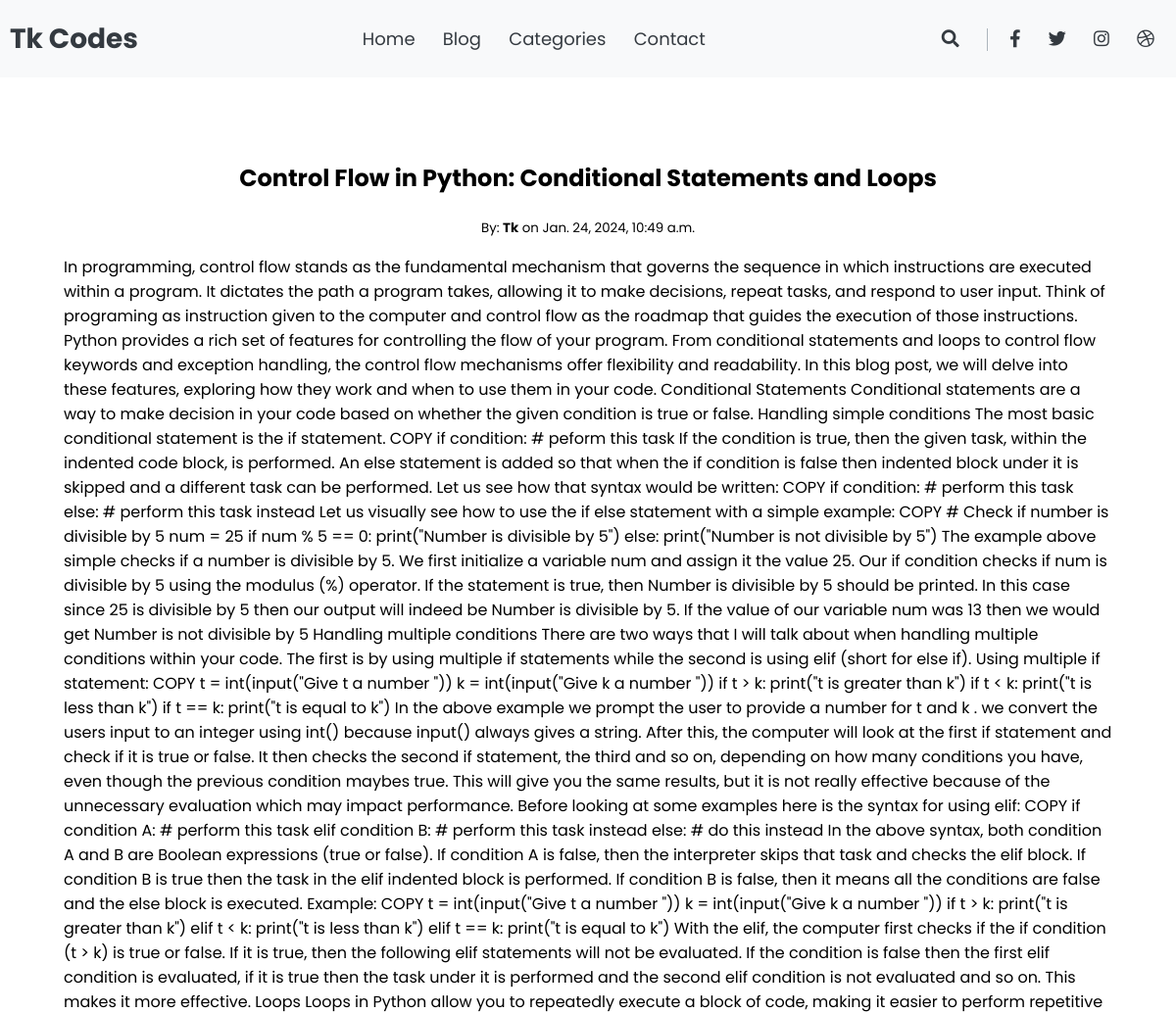
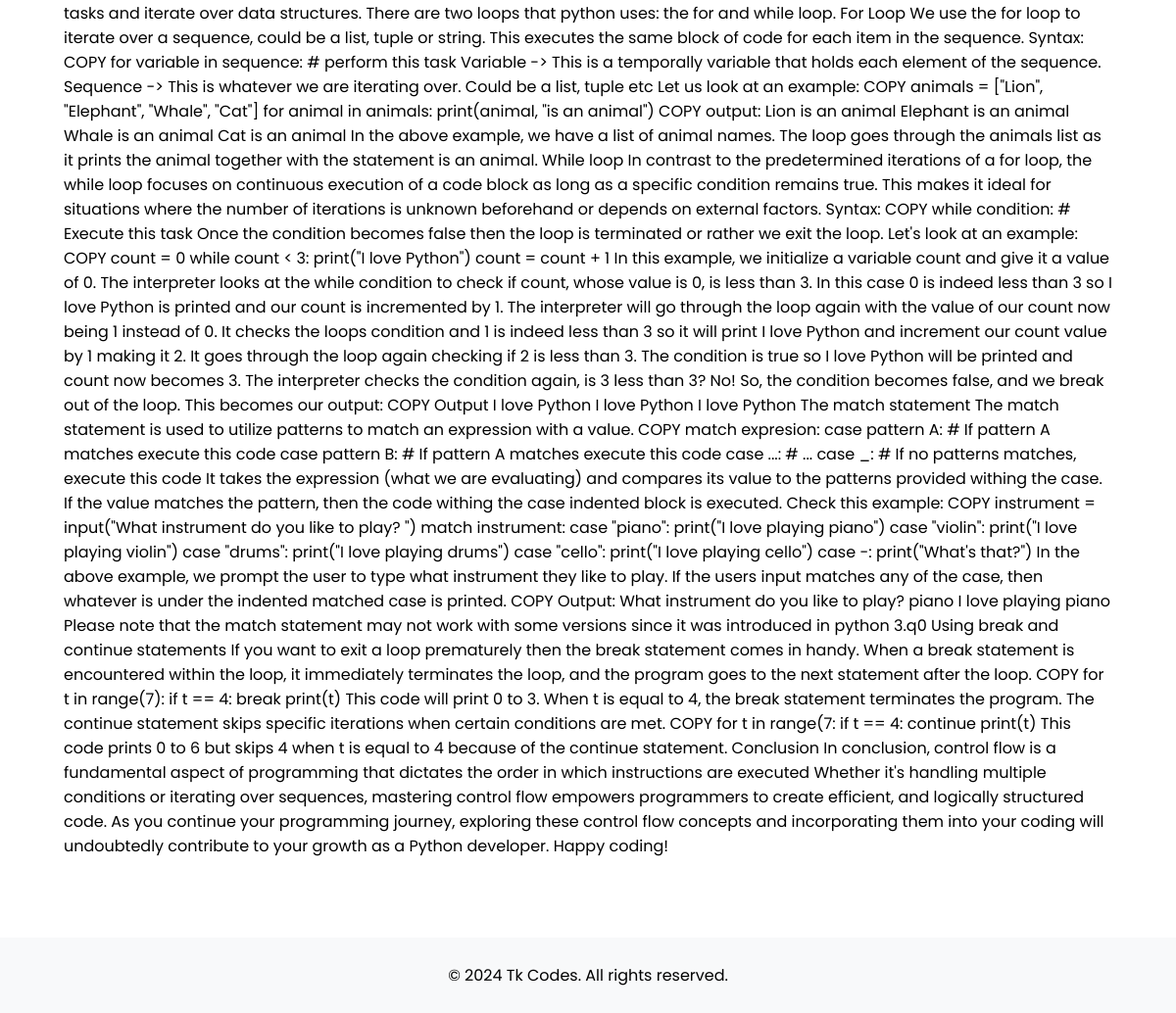
/control-flow-in-python-conditional-statements-and-loops, run on the app's committed database (2 pictures, top to bottom).
### blog/models.py (models this page shows, shortened)
class Post(models.Model):
    STATUS = (
        ('draft', 'Draft'),
        ('publish', 'Publish'),
    )
    title = models.CharField(max_length=200)
    slug = models.SlugField(max_length=200)
    author = models.ForeignKey(User, on_delete=models.CASCADE)
    updated_on = models.DateTimeField(auto_now= True)
    body = models.TextField()
    status = models.CharField(max_length=10, choices=STATUS, default='draft')
    created_on = models.DateTimeField(auto_now_add=True)
    excerpt = models.CharField(max_length=55)
    class Meta:
        ordering = ['-created_on']

### blog/views.py (the view)
# urls.py: path('<slug:slug>', PostDetail.as_view(), name='post-detail'),
class PostDetail(DetailView):
    model = Post
    template_name = 'blog/post_detail.html'

### blog/templates/blog/post_detail.html
{% extends 'blog/index.html' %}
{% load static %}
{% block head %}
    <link rel="stylesheet" href="{% static 'styles/post_detail.css' %}">
{% endblock%}
{% block content %}
<div class="container">
    <div class="article-container">
        <article>
            <h1>{{ post.title }}</h1>
            <p class="post-details">
                 <small>By: <strong>{{ post.author }}</strong> on {{ post.created_on }}</small><br>
            </p>
             <p class="body">{{ post.body }}</p>
        </article>
    </div>
</div>
{% endblock %}

### blog/static/styles/main.css (style rules this page uses)
:root { --light : #f8f9fa; --secondary: #adb5bd; --dark: #343a40; --primary-color: #f15bb5; --secondary-color: #2ec4b6; --border : #e9ecef; --secondbg : #tu }
* > * { box-sizing: border-box; }
body { font-family: 'Poppins', sans-serif; padding: 0; margin: 0; }
.container { max-width: 1200px; margin: auto; max-height: 10%; border-bottom: 30px; padding: 65px; }

### blog/static/styles/post_detail.css (style rules this page uses)
.article-container { border-bottom: 25px; margin: auto; }
h1, .post-details { text-align: center; }

### data on the page
Post: title "Control Flow in Python: Conditional Statements and Loops", author "Tk", created_on "Jan. 24, 2024, 10:49 a.m.", body "In programming, control flow stands as the fundamental mechanism that governs the sequence in which instructions are executed within a program. It dictates the path a program takes, allowing it to make decisions, repeat tasks, and respond to user input. Think of programing as instruction given to the computer and control flow as the roadmap that guides the execution of those instructions. Python provides a rich set of features for controlling the flow of your program. From conditional statements and loops to control flow keywords and exception handling, the control flow mechanisms offer flexibility and readability. In this blog post, we will delve into these features, exploring how they…"
